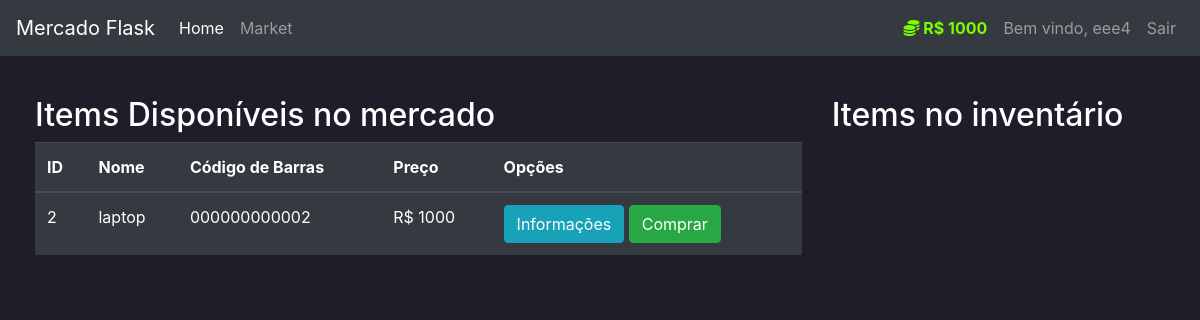
/market (signed in), run on an earlier commit of the app's database.
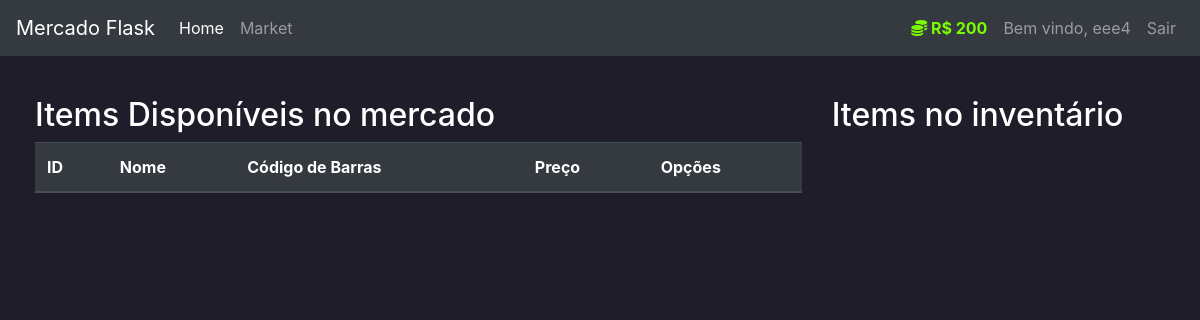
And on a later commit of the database.
### market/models.py (models this page shows, shortened)
class User(db.Model, UserMixin):
    id = db.Column(db.Integer(), primary_key=True)
    username = db.Column(db.String(length=30), nullable=False, unique=True)
    email_address = db.Column(db.String(length=50), nullable=False, unique=True)
    password_hash = db.Column(db.String(length=60), nullable=False)
    budget = db.Column(db.Integer(), nullable=False, default=1000)
    items = db.relationship('Item', backref='owned_user', lazy=True)
    @property
    def password(self):
        return self.password

class Item(db.Model):
    id = db.Column(db.Integer(), primary_key=True)
    name = db.Column(db.String(length=30), nullable=False, unique=True)
    price = db.Column(db.Integer(), nullable=False, unique=False)
    barcode = db.Column(db.String(length=12), nullable=False, unique=True)
    description = db.Column(db.String(length=1024), nullable=False, unique=True)
    owner = db.Column(db.Integer(), db.ForeignKey('user.id'))

### market/routes.py (the view, shortened to what this page needs)
@app.route("/market", methods=['GET', 'POST'])
@login_required
def market_page():
    purchase_form = PurchaseItemForm()
    if request.method == "GET":
        items = Item.query.filter_by(owner=None)
        owned_items = Item.query.filter_by(owner=current_user.id)
        return render_template('market.html', items=items, purchase_form=purchase_form, owned_items=owned_items)

### market/models.py (called while the page is built)
@login_manager.user_loader
def load_user(user_id):
    return User.query.get(int(user_id))

### market/templates/market.html (shortened to what this page needs)
{% extends 'base.html' %}
{% block content %}
    <div class="row" style="margin-left: 20px;">
        <div class="col-8">
            <h2>Items Disponíveis no mercado</h2>
            <table class="table table-hover table-dark">
                <thead>
                    <tr>
                        <th scope="col">ID</th>
                        <th scope="col">Nome</th>
                        <th scope="col">Código de Barras</th>
                        <th scope="col">Preço</th>
                        <th scope="col">Opções</th>
                    </tr>
                </thead>
                <tbody>
                    {% for item in items %}
                    <tr>
                        <td>{{ item.id }}</td>
                        <td>{{ item.name }}</td>
                        <td>{{ item.barcode }}</td>
                        <td>R$ {{ item.price }}</td>
                        <td>
                            <button class="btn btn-outline btn-info" data-toggle="modal" data-target="#Modal-MoreInfo-{{ item.id }}">Informações</button>
                            <button class="btn btn-outline btn-success" data-toggle="modal" data-target="#Modal-PurchaseConfirm-{{ item.id }}">Comprar</button>
                        </td>
                    </tr>
                    {% endfor %}
                </tbody>
            </table>
        </div>
        <div class="col-4">
            <h2>Items no inventário</h2>
        </div>
    </div>
{% endblock %}

### market/templates/base.html (shortened to what this page needs)
<!doctype html>
<html lang="en">
<head>
    <link rel="stylesheet" href="https://cdn.jsdelivr.net/npm/bootstrap@4.5.3/dist/css/bootstrap.min.css">
</head>
<body>
    <nav class="navbar navbar-expand-md navbar-dark bg-dark">
    <a class="navbar-brand" href="{{ url_for('home_page') }}">Mercado Flask</a>
    <div class="collapse navbar-collapse" id="navbarNav">
        <ul class="navbar-nav mr-auto">
            <li class="nav-item active">
                <a class="nav-link" href="{{ url_for('home_page') }}">Home <span class="sr-only">(current)</span></a>
            </li>
            <li class="nav-item">
                <a class="nav-link" href="{{ url_for('market_page') }}">Market</a>
            </li>
        </ul>
        {% if current_user.is_authenticated %}
        <ul class="navbar-nav">
            <li class="nav-item">
                <a class="nav-link" style="color: lawngreen; font-weight: bold;">
                    <i class="fas fa-coins"></i>
                    R$ {{ current_user.budget }}
                </a>
            </li>
            <li class="nav-item">
                <a class="nav-link">Bem vindo, {{ current_user.username }}</a>
            </li>
            <li class="nav-item">
                <a class="nav-link" href="{{ url_for('logout_page') }}">Sair</a>
            </li>
        </ul>
        {% endif %}
    </div>
    </nav>
    <div style="height: 40px;"></div>
    {% block content %}
    {% endblock %}
</body>
</html>

### market/templates/base.html (style rules this page uses)
body { background-color: #201d2b; color: white }

What changed in the data, as far as the page shows it:
no longer on this page (row edited): Item: id "2", name "laptop", barcode "000000000002", price "1000"
changed User "eee4": budget "1000" → "200"
